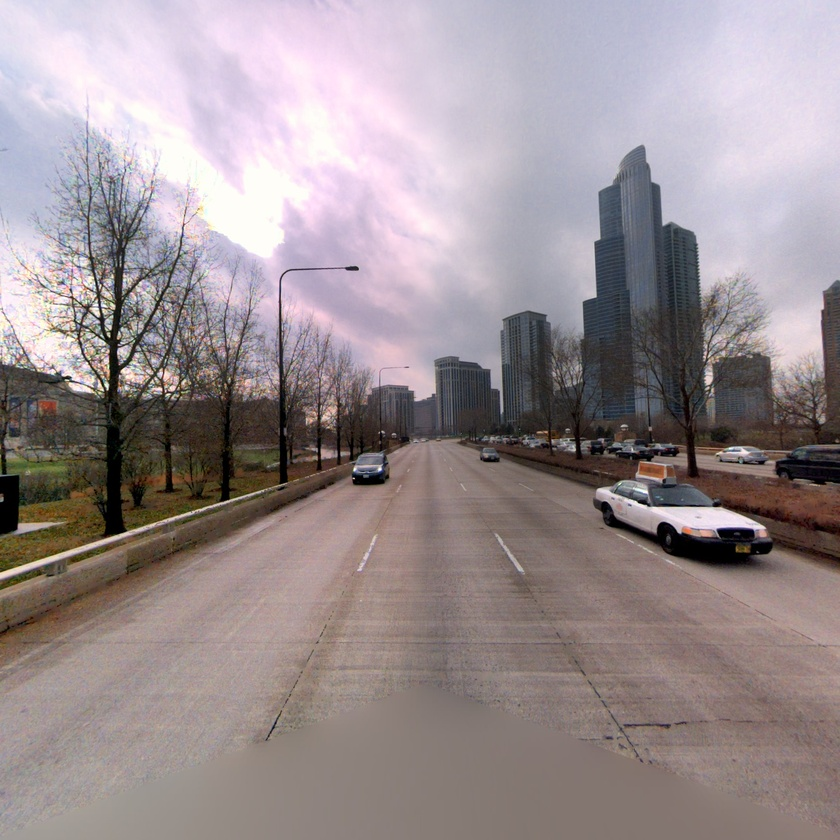
#> input picture 393412611.jpg, 840 x 840 px, shrunk from 2032 x 2032 before the run, found by its file name
$ python test2.py   (older library calls are emulated)
#> lines starting #> are read from the running program, lines starting #| are printed output that depends on the picture; after the words box and inside, x2 and y2 are one past the last pixel; in counts of white or black regions, pixels touching at a corner belong together
# -*- coding: UTF-8 -*-
import cv2
import os
import numpy as np
import glob
import matplotlib.pyplot as plt


img = cv2.imread('393412611.jpg')
#> img is the input picture: shape (840, 840, 3); mean B, G, R 145.8, 142.9, 154.2
im_gray = cv2.cvtColor(img, cv2.COLOR_BGR2GRAY)
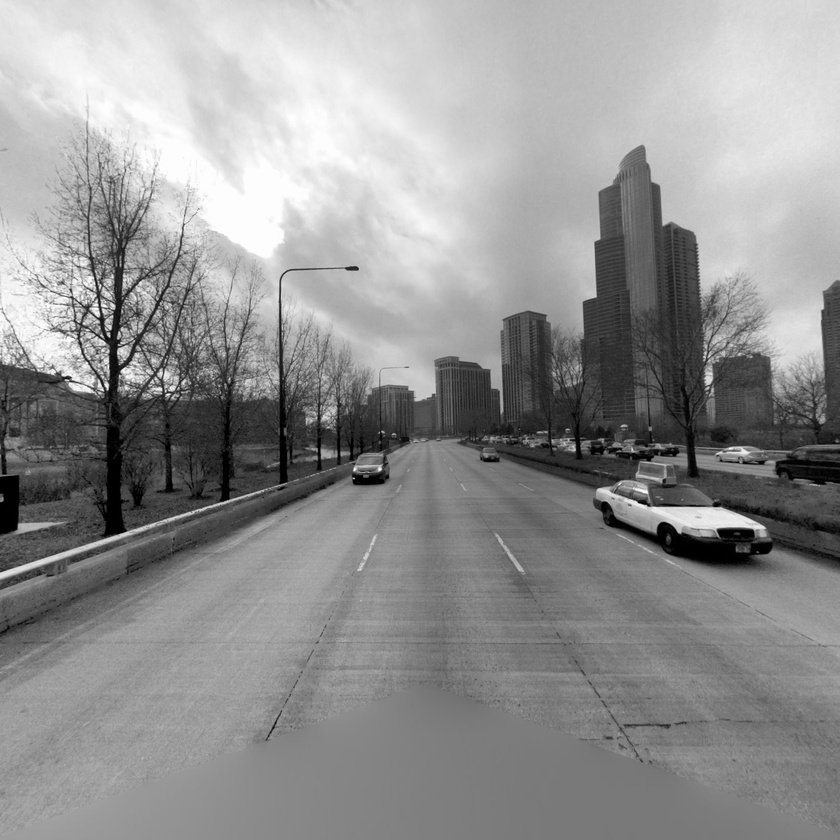
#> im_gray: shape (840, 840); min 0, max 255, mean 146.6
im_at_mean = cv2.adaptiveThreshold(im_gray, 255, cv2.ADAPTIVE_THRESH_MEAN_C, cv2.THRESH_BINARY, 5, 10)
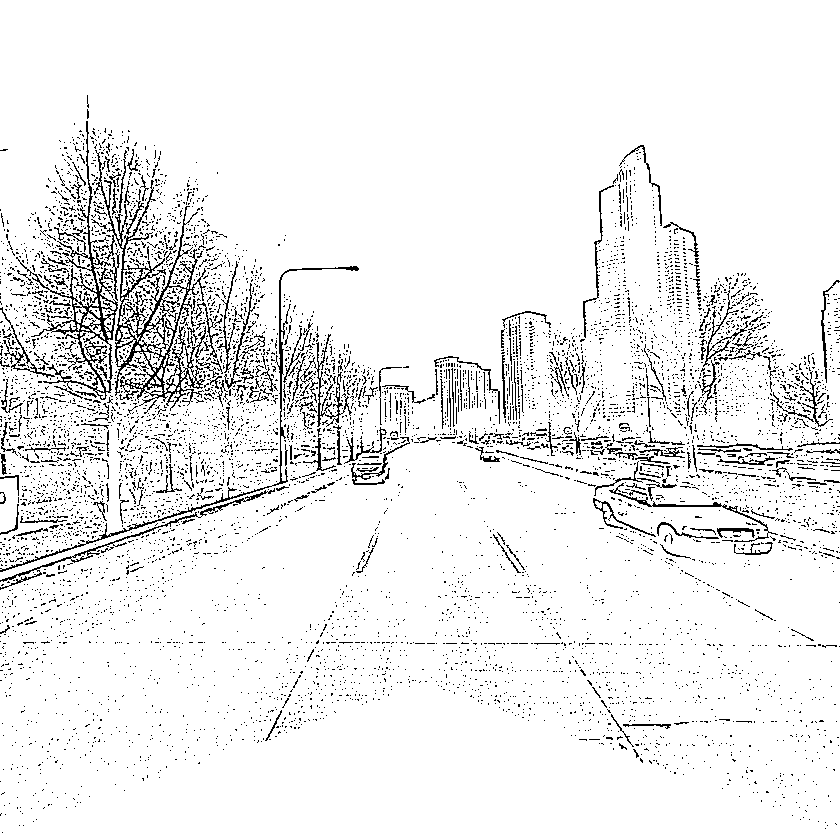
#> im_at_mean: shape (840, 840); 93.4% white; black in thin lines or dots, all inside (x1, y1, x2, y2) = (0, 95, 840, 833)
retval, im_at_fixed = cv2.threshold(im_gray, 150, 255, cv2.THRESH_BINARY)
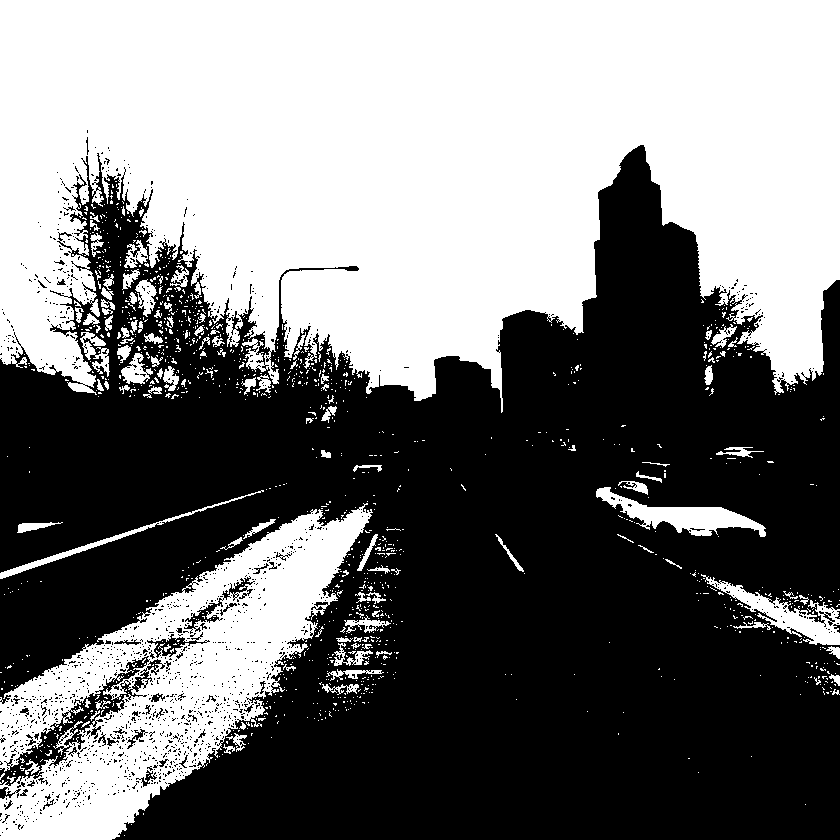
#> im_at_fixed: shape (840, 840); 46.6% white; 1249 white regions (1130 under 20 px), largest, box (x1, y1, x2, y2) and area: (0, 0, 840, 413) 260442, (0, 503, 373, 840) 48367, (596, 487, 766, 537) 2939
#cv2.imwrite('test.jpg', im_at_fixed)
img2 = cv2.imread('393412612.jpg')
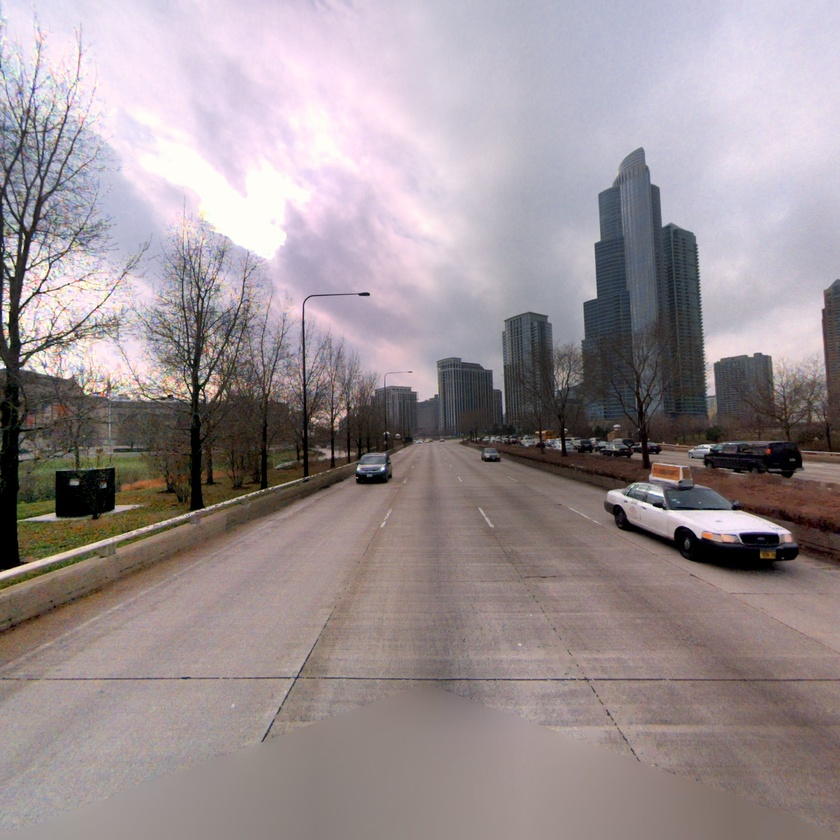
#> input picture 393412612.jpg, 840 x 840 px, shrunk from 2032 x 2032 before the run, found by its file name
#> img2 is the input picture: shape (840, 840, 3); mean B, G, R 147.8, 144.8, 155.3
im_gray2 = cv2.cvtColor(img2, cv2.COLOR_BGR2GRAY)
im_at_mean = cv2.adaptiveThreshold(im_gray, 255, cv2.ADAPTIVE_THRESH_MEAN_C, cv2.THRESH_BINARY, 5, 10)
retval2, im_at_fixed2 = cv2.threshold(im_gray2, 150, 255, cv2.THRESH_BINARY)
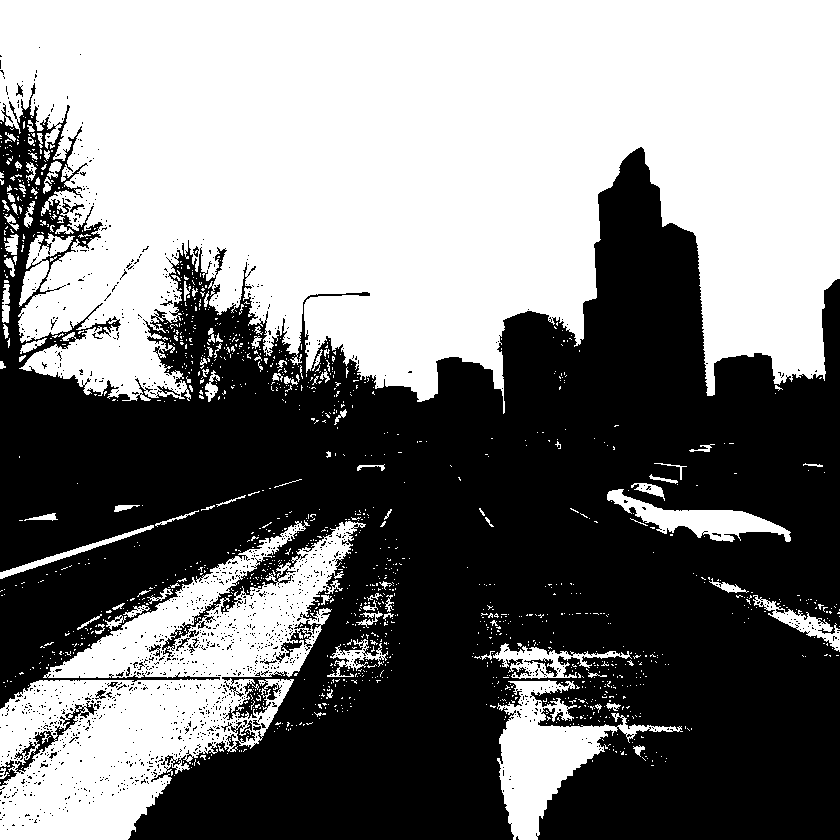
#> im_at_fixed2: shape (840, 840); 48.5% white; 1400 white regions (1291 under 20 px), largest, box (x1, y1, x2, y2) and area: (0, 0, 840, 414) 264736, (0, 520, 366, 840) 48726, (497, 680, 683, 840) 9577
#cv2.imwrite('test.jpg', im_at_fixed)
imgSub = np.zeros(im_gray.shape, np.float)
for i in range(img.shape[0]):
    for j in range(img.shape[1]):
        if(im_at_fixed[i, j] == im_at_fixed2[i, j]):
            imgSub[i,j] = 0
        else:
            imgSub[i,j] = 255
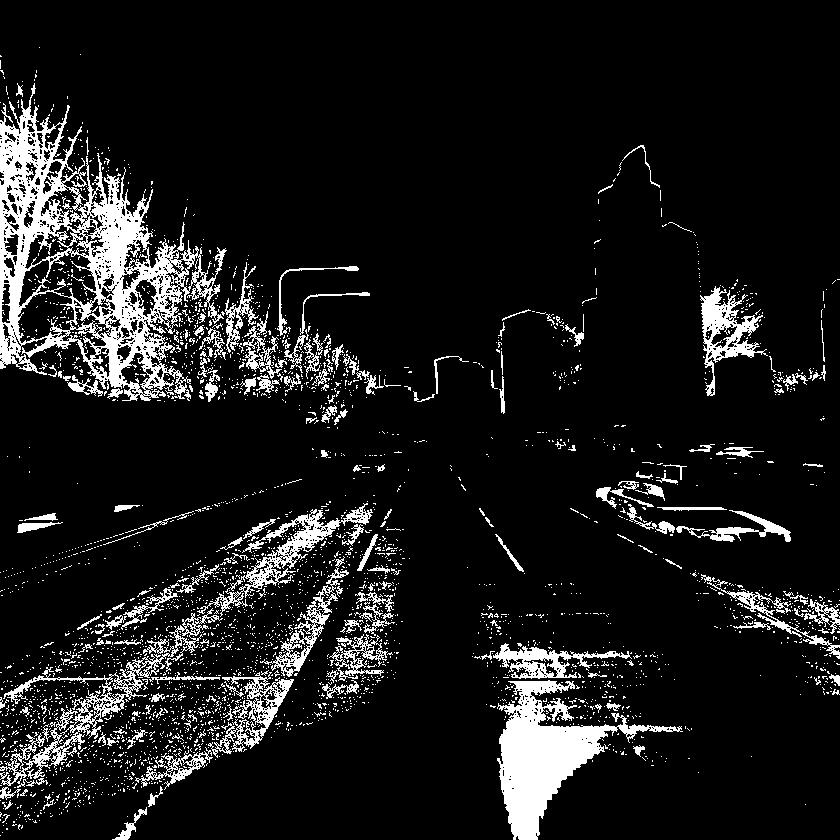
#> imgSub: shape (840, 840) float64; 10.3% white; 3243 white regions (3061 under 20 px), largest, box (x1, y1, x2, y2) and area: (0, 83, 227, 401) 21963, (497, 680, 683, 840) 9577, (0, 608, 223, 786) 4326

cv2.imwrite('imgSub2.bmp', imgSub)
